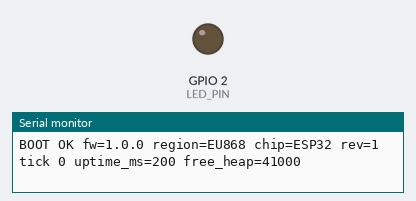
Bench run of a sketch on a simulated ESP32. Parts: output pins drawn as LEDs (lit = HIGH), the last lines printed to the serial monitor.

Above: at 0.3 s.
At 1.3 s:
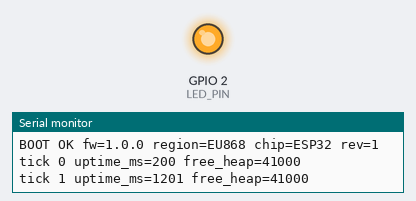
Timing chart, 0 to 3.7 s (numbered marks = the images above):
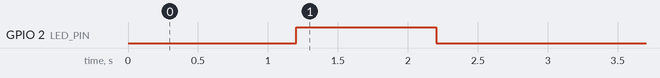

Measured:
- by itself, GPIO 2 (LED_PIN): LOW → HIGH at 1.2 s, → LOW 1.0 s later

The sketch:

stall.ino
```cpp
// Fault fixture: boots normally, then stops doing anything after 3 ticks.
//
// Log: the normal boot line and ticks 0-2, then silence. No crash, no reset.
// Correct verdict: FAIL. run_test.py "BOOT OK" check: PASS (misses it).

#ifndef REGION
#define REGION "EU868"
#endif

#ifndef FW_VERSION
#define FW_VERSION "1.0.0"
#endif

const int LED_PIN = 2;

void setup() {
  Serial.begin(115200);
  delay(200);
  pinMode(LED_PIN, OUTPUT);
  Serial.println();
  Serial.printf("BOOT OK fw=%s region=%s chip=%s rev=%d\n",
                FW_VERSION, REGION, ESP.getChipModel(), ESP.getChipRevision());
}

void loop() {
  static unsigned long n = 0;
  if (n == 3) {
    while (true) {  // the "bug": waits forever for something that never happens
      delay(100);
    }
  }
  digitalWrite(LED_PIN, n % 2);
  Serial.printf("tick %lu uptime_ms=%lu free_heap=%lu\n",
                n, millis(), (unsigned long)ESP.getFreeHeap());
  n++;
  delay(1000);
}
```
